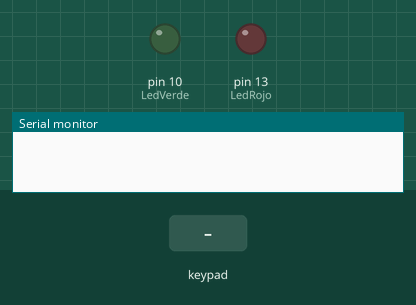
Recording of a sketch running on a simulated Arduino Uno, built with avr-gcc and run on an emulated ATmega328P. On the bench: output pins drawn as LEDs (lit = HIGH), the last lines printed to the serial monitor. Dashed ring = blinking. Inputs (shaded band) come from the test bench. The local clock reads 2024-03-15 10:24:30 at power-on unless the sketch sets it.

Above: at 1.2 s.
1.3 s: keypad keys 1 2 1 1 8 pressed 0.4 s apart
At 1.7 s:
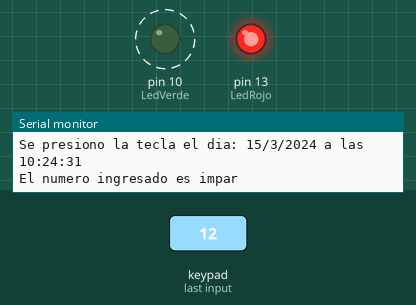
At 2.4 s:
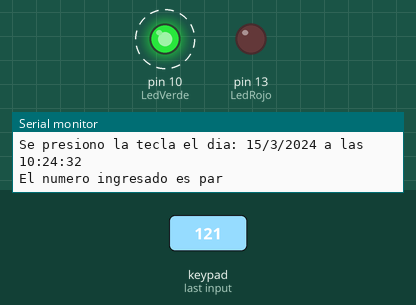
Timing chart, 0 to 6.4 s (numbered marks = the images above; inputs shaded):
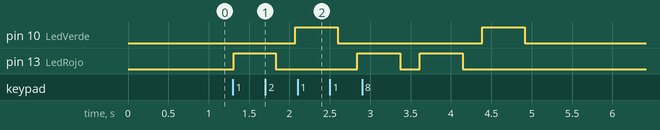

The sketch:

Proyecto-Arduino.ino
```cpp
#include <Keypad.h>
#include "RTClib.h"
RTC_DS3231 rtc;
String daysOfTheWeek[7] = { "Domingo", "Lunes", "Martes", "Miercoles", "Jueves", "Viernes", "Sabado" }; //seteo los dias de la semana
String monthsNames[12] = { "Enero", "Febrero", "Marzo", "Abril", "Mayo",  "Junio", "Julio","Agosto","Septiembre","Octubre","Noviembre","Diciembre" }; //seteo los meses
int LedRojo = 13; // pin de la luz roja
int LedVerde = 10; // pin de la luz verde
const byte Filas = 3; //tamaño de teclado 3x3
const byte Columna = 3; //tamaño de teclado 3x3
char keys[Filas][Columna] = {
  {'7','8','9'},
  {'4','5','6'},
  {'1','2','3'}};  //valores para toda la matriz del teclado
byte Filapins[Filas] = {12,11,8};//Defino los pines  para las filas
byte ColumnaPins[Columna] = {6,5,4};//Defino los pines para la columna
Keypad keypad = Keypad( makeKeymap(keys), Filapins, ColumnaPins,Filas, Columna);  //objeto tipo keypad, configurando el mapeo de teclas y el tamaño del teclado

int valor; //la declaro para poder guardarla cuando presione un numero con el teclado
int contador = 0; // variable para tener cuantas veces fue apretandose el teclado para sacar el promedio
int sumatoria = 0; // variable para el promedio y la sumatoria de las veces que se fue ingresando un numero
void setup() {

    if (!rtc.begin()) {
      Serial.println(F("Couldn't find RTC"));
      while (1);
   }
   // Si se ha perdido la corriente, fijar fecha y hora
   if (rtc.lostPower()) {
      rtc.adjust(DateTime(F(__DATE__), F(__TIME__))); //Utilizo la fecha y hora de la computadora, del reloj integrado
      }
  pinMode(LedRojo, OUTPUT); // pone el pinLedR como output
  pinMode(LedVerde, OUTPUT); // pone el pinLedV como output
  Serial.begin (9600); //para utilizar la terminal
}

void loop() {
  char key = keypad.getKey(); //guardo lo que se presiono por teclado
  DateTime now = rtc.now(); //aca inicio un objeto tipo reloj
  if(key) {
    switch (key){
    case '1':
    valor = 1; //guardo lo que se ingreso por teclado en una variable
    break;
    case '2':
    valor = 2; //guardo lo que se ingreso por teclado en una variable
    break;
    case '3':
    valor = 3; //guardo lo que se ingreso por teclado en una variable
    break;
    case '4':
    valor = 4; //guardo lo que se ingreso por teclado en una variable
    break;
    case '5':
    valor = 5; //guardo lo que se ingreso por teclado en una variable
    break;
    case '6':
    valor = 6; //guardo lo que se ingreso por teclado en una variable
    break;
    case '7':
    valor = 7; //guardo lo que se ingreso por teclado en una variable
    break;
    case '8':
    valor = 8; //guardo lo que se ingreso por teclado en una variable
    break;
    case '9':
    valor = 9; //guardo lo que se ingreso por teclado en una variable
    break;
    }
   fecha(now); // hago uso de la funcion siempre que se presione una tecla
   paridad(); // hago uso de la funcion siempre que se presione una tecla
   binario(valor); // hago uso de la funcion siempre que se presione una tecla
   promedio(); // hago uso de la funcion siempre que se presione una tecla
}

}

void fecha(DateTime date){
   Serial.print("Se presiono la tecla el dia: ");
   Serial.print(date.day(), DEC);
   Serial.print('/');
   Serial.print(date.month(), DEC);
   Serial.print('/');
    Serial.print(date.year(), DEC);
   Serial.print(" a las ");
   Serial.print(date.hour(), DEC);
   Serial.print(':');
   Serial.print(date.minute(), DEC);
   Serial.print(':');
   Serial.print(date.second(), DEC);
   Serial.println();
}
void binario(int valor){
  Serial.print("el valor en binario es: ");
  Serial.print(valor, BIN); // imprime el valor en binario
  Serial.println();
  Serial.print("el valor en hexadecimal es: ");
  Serial.print(valor, HEX);  // imprime el valor en hexadecimal
  Serial.println();
  Serial.print("El valor en octal es: ");
  Serial.print(valor, OCT); // imprime el valor en octal
  Serial.println();
  byte complemento1 = ~valor ; // Obtiene el complemento a 1 en forma de byte
  byte complemento2 = ~valor + 1 ; //Obtengo el complemento a 2 en forma de byte
  Serial.print("El valor en complemento a 1 es: ");
  Serial.print(complemento1, BIN); // Imprime los byte transformandolo en binario y tenemos el complemento a 1
  Serial.println();
  Serial.print("El valor en complemento a 2 es: ");
  Serial.print(complemento2, BIN); // imprime los byte transformandolo en binario y tenemos el complemento a2
  Serial.println();
}
void paridad(){
   int resto = valor % 2; //obtengo el resto del valor guardado en la variable valor
   if(resto==1){ //si el resultado es 1 es impar y si es 0 es par
    analogWrite(LedRojo, 255);  //Prendo la luz roja
    Serial.print("El numero ingresado es impar");
    Serial.println();
    delay(500); //retardo antes de apagar
    analogWrite(LedRojo, 0); //apago la luz roja
    }else{
      analogWrite(LedVerde, 255); //Prendo la luz verde
      Serial.print("El numero ingresado es par");
      Serial.println();
      delay(500); //retardo antes de apagar
      analogWrite(LedVerde, 0); //apago la luz verde
      }
}
void promedio(){
   contador++; //incremento de a 1
   sumatoria = sumatoria + valor; //sumo todos los valores que se estan ingresando por teclado
   Serial.print("Sumatoria total: ");
   Serial.print(sumatoria); //Imprimo la suma de los valores que se van ingresando
   Serial.println();
   Serial.print("Cantidad total de numeros ingresado: ");
   Serial.print(contador); //imprimo la cantidad de numeros que fueron ingresandose utilizando el contador
   Serial.println();
   Serial.print("Promedio: ");
   Serial.println(sumatoria / contador); //saco el promedio con la suma total / la cantidad de veces que se ingreso un numero
   Serial.println();
}
```

Measured:
- after the input at 1.3 s, pin 10 (LedVerde): alternates HIGH for 0.53 s and LOW for 1.8 s, 4 changes in all, then stays LOW, starting after 0.77 s; pin 13 (LedRojo): goes HIGH 0.52 s, LOW 1.0 s, HIGH 0.53 s, LOW 0.24 s, HIGH 0.53 s, then LOW, starting at once
